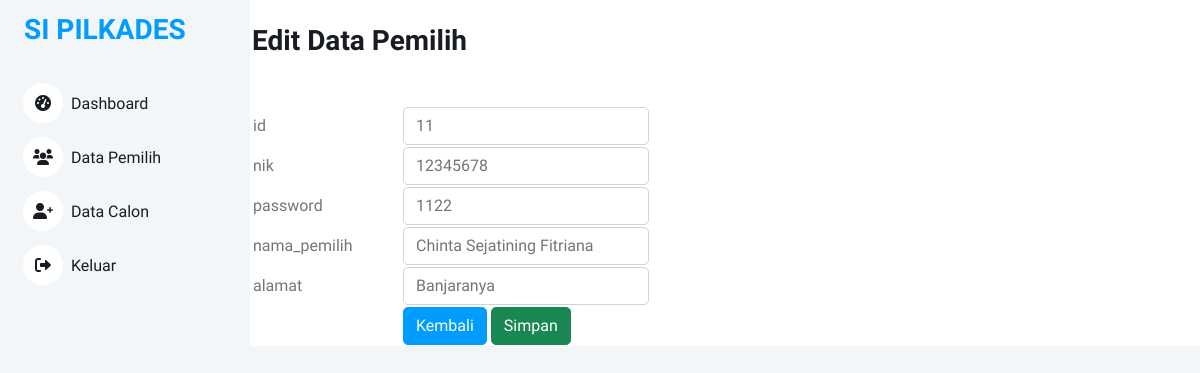
Page /views/admin/pemilih/edit.php?id=11 on the committed database.
### tables this page shows
CREATE TABLE `pemilih` (
  `id` int NOT NULL,
  `nik` int NOT NULL,
  `password` varchar(8) NOT NULL,
  `nama_pemilih` varchar(50) NOT NULL,
  `alamat` varchar(50) NOT NULL
);

### controllers/PemilihController.php (called while the page is built, shortened)
<?php
include_once '../../../models/Pemilih.php';
class PemilihController
{
    private $model;
    public function __construct($db)
    {
        $this->model = new Pemilih($db);
    }
    public function getPemilihById($id)
    {
        return $this->model->getPemilihById($id);
    }
}
?>

### models/Pemilih.php (called while the page is built, shortened)
<?php
class Pemilih{
    private $koneksi;
    public function __construct($db)
    {
        $this->koneksi = $db;
    }
    public function getPemilihById($id)
    {
        $query = "SELECT * from pemilih where id = $id";
        $result = mysqli_query ($this->koneksi, $query);
        return mysqli_fetch_assoc($result);
    }
}
?>

### views/admin/pemilih/edit.php (the view, shortened to what this page needs)
<?php
include_once '../../../config.php';
include_once '../../../controllers/PemilihController.php';
require '../../../index.php';
$database = new database();
$db = $database->getKoneksi();
if (isset($_GET['id'])) {
    $id = $_GET['id'];
    $pemilihController = new PemilihController($db);
    $pemilihData = $pemilihController->getPemilihById($id);
}
?>
<div class="container">
<br>
<div class="col-md-9 ms-sm-auto col-lg-10 px-md-4">
<h3>Edit Data Pemilih</h3>
</div>
<br>
<?php
if ($pemilihData) {
?>
<div class="col-md-8 ms-sm-auto col-lg-10 px-md-4">
    <form action="" method="post">
        <table class="table">
            <?php
        foreach ($pemilihData as $d => $value) {
            ?>
            <table border="0">
                <tr>
                    <td width="150">
                        <?php
                        echo $d;
                        ?>
                    </td>
                    <td>
                        <input type="text" class="form-control" name="<?php echo $d ?>" value="<?php echo $value ?>">
                    </td>
                </tr>
                <?php
                }
                ?>
            <tr>
                <td></td>
                <td>
                    <a href="pemilih" type="submit" class="btn btn-primary">Kembali</a>
                    <input type="submit" name="submit" class="btn btn-success" value="Simpan">
                </td>
            </tr>
        </table>
    </table>
    </form>
</div>
<?php
}
?>
</div>

### components/css/style.css (style rules this page uses)
:root { --primary: #009CFF; --light: #F3F6F9; --dark: #191C24; }
.btn { transition: .5s; }
.btn.btn-primary { color: #FFFFFF; }

### rows in the picture
pemilih: id "11", nik "12345678", password "1122", nama_pemilih "Chinta Sejatining Fitriana", alamat "Banjaranya"

### other values in the picture
$d "id"
$d "nik"
$d "password"
$d "nama_pemilih"
$d "alamat"
